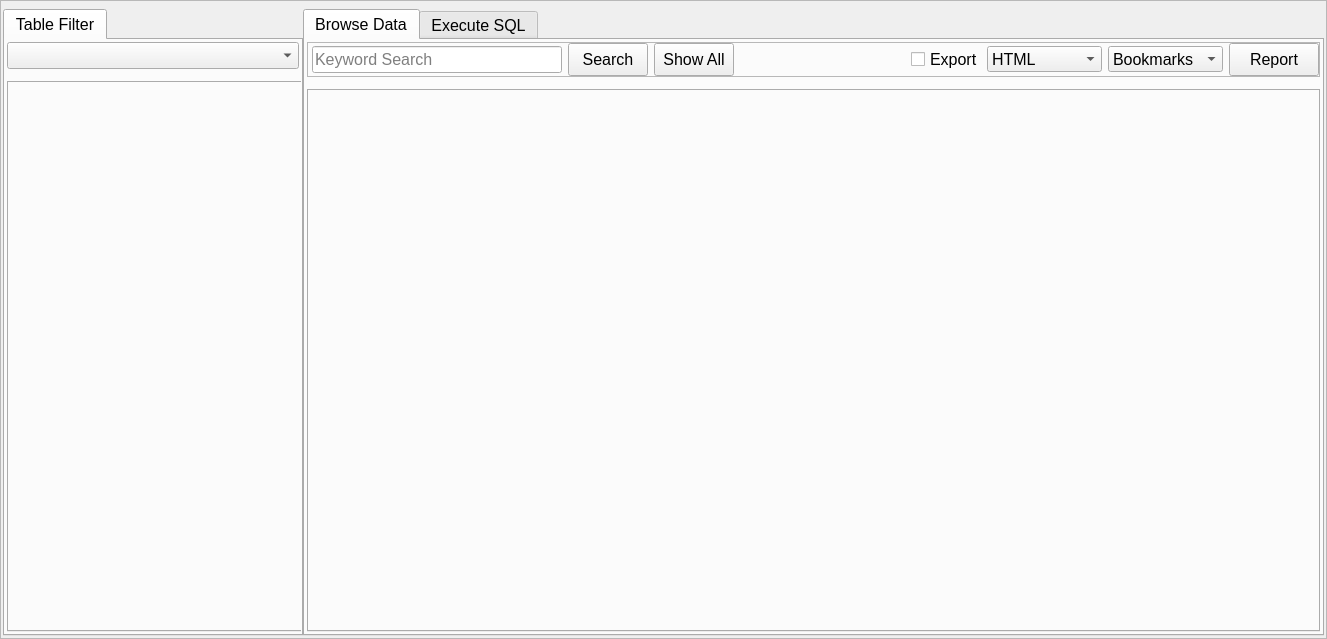
<?xml version="1.0" encoding="UTF-8"?>
<ui version="4.0">
 <class>sqlite_viewer</class>
 <widget class="QFrame" name="sqlite_viewer">
  <property name="geometry">
   <rect>
    <x>0</x>
    <y>0</y>
    <width>1327</width>
    <height>639</height>
   </rect>
  </property>
  <property name="windowTitle">
   <string>Frame</string>
  </property>
  <property name="frameShape">
   <enum>QFrame::StyledPanel</enum>
  </property>
  <property name="frameShadow">
   <enum>QFrame::Raised</enum>
  </property>
  <layout class="QHBoxLayout" name="horizontalLayout_2">
   <property name="spacing">
    <number>0</number>
   </property>
   <property name="leftMargin">
    <number>2</number>
   </property>
   <property name="topMargin">
    <number>8</number>
   </property>
   <property name="rightMargin">
    <number>2</number>
   </property>
   <property name="bottomMargin">
    <number>2</number>
   </property>
   <item>
    <widget class="QTabWidget" name="tabWidget">
     <property name="maximumSize">
      <size>
       <width>300</width>
       <height>16777215</height>
      </size>
     </property>
     <property name="font">
      <font>
       <pointsize>12</pointsize>
      </font>
     </property>
     <property name="styleSheet">
      <string notr="true"/>
     </property>
     <property name="elideMode">
      <enum>Qt::ElideRight</enum>
     </property>
     <widget class="QWidget" name="tabWidgetPage1">
      <attribute name="title">
       <string>Table Filter</string>
      </attribute>
      <layout class="QVBoxLayout" name="verticalLayout">
       <property name="spacing">
        <number>12</number>
       </property>
       <property name="leftMargin">
        <number>2</number>
       </property>
       <property name="topMargin">
        <number>2</number>
       </property>
       <property name="rightMargin">
        <number>2</number>
       </property>
       <property name="bottomMargin">
        <number>2</number>
       </property>
       <item>
        <widget class="QComboBox" name="comboBox_dbtables_selection">
         <property name="minimumSize">
          <size>
           <width>0</width>
           <height>27</height>
          </size>
         </property>
        </widget>
       </item>
       <item>
        <widget class="QTabWidget" name="tabWidget_FilterViewSearch">
         <property name="minimumSize">
          <size>
           <width>300</width>
           <height>0</height>
          </size>
         </property>
         <property name="maximumSize">
          <size>
           <width>300</width>
           <height>16777215</height>
          </size>
         </property>
         <property name="styleSheet">
          <string notr="true"/>
         </property>
        </widget>
       </item>
      </layout>
     </widget>
    </widget>
   </item>
   <item>
    <widget class="QTabWidget" name="tabWidget">
     <property name="maximumSize">
      <size>
       <width>67589</width>
       <height>16777215</height>
      </size>
     </property>
     <property name="font">
      <font>
       <pointsize>12</pointsize>
      </font>
     </property>
     <property name="currentIndex">
      <number>0</number>
     </property>
     <widget class="QWidget" name="tab">
      <attribute name="title">
       <string>Browse Data</string>
      </attribute>
      <layout class="QVBoxLayout" name="verticalLayout_2">
       <property name="spacing">
        <number>12</number>
       </property>
       <property name="leftMargin">
        <number>2</number>
       </property>
       <property name="topMargin">
        <number>2</number>
       </property>
       <property name="rightMargin">
        <number>2</number>
       </property>
       <property name="bottomMargin">
        <number>2</number>
       </property>
       <item>
        <widget class="QFrame" name="frame">
         <property name="minimumSize">
          <size>
           <width>0</width>
           <height>35</height>
          </size>
         </property>
         <property name="maximumSize">
          <size>
           <width>16777215</width>
           <height>35</height>
          </size>
         </property>
         <property name="frameShape">
          <enum>QFrame::StyledPanel</enum>
         </property>
         <property name="frameShadow">
          <enum>QFrame::Raised</enum>
         </property>
         <layout class="QHBoxLayout" name="horizontalLayout">
          <property name="spacing">
           <number>-1</number>
          </property>
          <property name="leftMargin">
           <number>4</number>
          </property>
          <property name="topMargin">
           <number>0</number>
          </property>
          <property name="rightMargin">
           <number>0</number>
          </property>
          <property name="bottomMargin">
           <number>0</number>
          </property>
          <item>
           <widget class="QLineEdit" name="lineEdit_search">
            <property name="minimumSize">
             <size>
              <width>250</width>
              <height>0</height>
             </size>
            </property>
            <property name="maximumSize">
             <size>
              <width>240</width>
              <height>16777215</height>
             </size>
            </property>
            <property name="font">
             <font>
              <pointsize>12</pointsize>
             </font>
            </property>
            <property name="styleSheet">
             <string notr="true"/>
            </property>
            <property name="placeholderText">
             <string>Keyword Search</string>
            </property>
            <property name="clearButtonEnabled">
             <bool>true</bool>
            </property>
           </widget>
          </item>
          <item>
           <widget class="QPushButton" name="pushButton_search">
            <property name="minimumSize">
             <size>
              <width>80</width>
              <height>0</height>
             </size>
            </property>
            <property name="maximumSize">
             <size>
              <width>16777215</width>
              <height>56565</height>
             </size>
            </property>
            <property name="font">
             <font>
              <pointsize>12</pointsize>
             </font>
            </property>
            <property name="styleSheet">
             <string notr="true"/>
            </property>
            <property name="text">
             <string>Search</string>
            </property>
           </widget>
          </item>
          <item>
           <widget class="QPushButton" name="pushButton_show_all">
            <property name="minimumSize">
             <size>
              <width>80</width>
              <height>20</height>
             </size>
            </property>
            <property name="maximumSize">
             <size>
              <width>16777215</width>
              <height>6567567</height>
             </size>
            </property>
            <property name="font">
             <font>
              <pointsize>12</pointsize>
             </font>
            </property>
            <property name="styleSheet">
             <string notr="true"/>
            </property>
            <property name="text">
             <string>Show All</string>
            </property>
           </widget>
          </item>
          <item>
           <spacer name="horizontalSpacer_2">
            <property name="orientation">
             <enum>Qt::Horizontal</enum>
            </property>
            <property name="sizeHint" stdset="0">
             <size>
              <width>158</width>
              <height>18</height>
             </size>
            </property>
           </spacer>
          </item>
          <item>
           <widget class="QCheckBox" name="checkBox_export">
            <property name="minimumSize">
             <size>
              <width>70</width>
              <height>0</height>
             </size>
            </property>
            <property name="maximumSize">
             <size>
              <width>70</width>
              <height>16777215</height>
             </size>
            </property>
            <property name="font">
             <font>
              <pointsize>12</pointsize>
             </font>
            </property>
            <property name="text">
             <string>Export</string>
            </property>
           </widget>
          </item>
          <item>
           <widget class="QComboBox" name="comboBox_report_type_selection">
            <property name="minimumSize">
             <size>
              <width>115</width>
              <height>26</height>
             </size>
            </property>
            <property name="maximumSize">
             <size>
              <width>115</width>
              <height>26</height>
             </size>
            </property>
            <property name="font">
             <font>
              <pointsize>12</pointsize>
             </font>
            </property>
            <item>
             <property name="text">
              <string>HTML</string>
             </property>
            </item>
            <item>
             <property name="text">
              <string>PDF</string>
             </property>
            </item>
            <item>
             <property name="text">
              <string>CSV</string>
             </property>
            </item>
            <item>
             <property name="text">
              <string>XML</string>
             </property>
            </item>
           </widget>
          </item>
          <item>
           <widget class="QComboBox" name="comboBox_report_content_selection">
            <property name="minimumSize">
             <size>
              <width>115</width>
              <height>26</height>
             </size>
            </property>
            <property name="maximumSize">
             <size>
              <width>115</width>
              <height>26</height>
             </size>
            </property>
            <property name="font">
             <font>
              <pointsize>12</pointsize>
             </font>
            </property>
            <item>
             <property name="text">
              <string>Bookmarks</string>
             </property>
            </item>
            <item>
             <property name="text">
              <string>Full</string>
             </property>
            </item>
            <item>
             <property name="text">
              <string>Screen Items</string>
             </property>
            </item>
           </widget>
          </item>
          <item>
           <widget class="QPushButton" name="pushButton_generate_report">
            <property name="minimumSize">
             <size>
              <width>90</width>
              <height>21</height>
             </size>
            </property>
            <property name="maximumSize">
             <size>
              <width>100</width>
              <height>567567</height>
             </size>
            </property>
            <property name="font">
             <font>
              <pointsize>12</pointsize>
             </font>
            </property>
            <property name="focusPolicy">
             <enum>Qt::WheelFocus</enum>
            </property>
            <property name="styleSheet">
             <string notr="true"/>
            </property>
            <property name="text">
             <string>Report</string>
            </property>
            <property name="flat">
             <bool>false</bool>
            </property>
           </widget>
          </item>
         </layout>
        </widget>
       </item>
       <item>
        <widget class="QTabWidget" name="tabWidget_main_data_panel">
         <property name="styleSheet">
          <string notr="true"> QTabBar::close-button {
     image: url(../icons/signs/cancel.png);
     subcontrol-position: left;
 }</string>
         </property>
         <property name="currentIndex">
          <number>-1</number>
         </property>
         <property name="tabsClosable">
          <bool>true</bool>
         </property>
        </widget>
       </item>
      </layout>
     </widget>
     <widget class="QWidget" name="tab_2">
      <attribute name="title">
       <string>Execute SQL</string>
      </attribute>
      <layout class="QVBoxLayout" name="verticalLayout_7">
       <property name="spacing">
        <number>2</number>
       </property>
       <property name="leftMargin">
        <number>2</number>
       </property>
       <property name="topMargin">
        <number>2</number>
       </property>
       <property name="rightMargin">
        <number>2</number>
       </property>
       <property name="bottomMargin">
        <number>2</number>
       </property>
       <item>
        <layout class="QVBoxLayout" name="verticalLayout_6">
         <property name="spacing">
          <number>0</number>
         </property>
         <item>
          <widget class="QTextEdit" name="textEdit_query_insert">
           <property name="minimumSize">
            <size>
             <width>0</width>
             <height>160</height>
            </size>
           </property>
           <property name="maximumSize">
            <size>
             <width>16777215</width>
             <height>160</height>
            </size>
           </property>
           <property name="styleSheet">
            <string notr="true"/>
           </property>
          </widget>
         </item>
         <item>
          <layout class="QHBoxLayout" name="horizontalLayout_14">
           <item>
            <widget class="QPushButton" name="pushButton_execute_query">
             <property name="minimumSize">
              <size>
               <width>110</width>
               <height>20</height>
              </size>
             </property>
             <property name="maximumSize">
              <size>
               <width>890898</width>
               <height>897988</height>
              </size>
             </property>
             <property name="styleSheet">
              <string notr="true"/>
             </property>
             <property name="text">
              <string>Execute Query</string>
             </property>
            </widget>
           </item>
           <item>
            <spacer name="horizontalSpacer_4">
             <property name="orientation">
              <enum>Qt::Horizontal</enum>
             </property>
             <property name="sizeHint" stdset="0">
              <size>
               <width>10</width>
               <height>20</height>
              </size>
             </property>
            </spacer>
           </item>
           <item>
            <widget class="QLabel" name="label_message">
             <property name="minimumSize">
              <size>
               <width>300</width>
               <height>0</height>
              </size>
             </property>
             <property name="text">
              <string/>
             </property>
            </widget>
           </item>
           <item>
            <spacer name="horizontalSpacer_3">
             <property name="orientation">
              <enum>Qt::Horizontal</enum>
             </property>
             <property name="sizeHint" stdset="0">
              <size>
               <width>40</width>
               <height>20</height>
              </size>
             </property>
            </spacer>
           </item>
          </layout>
         </item>
         <item>
          <layout class="QVBoxLayout" name="verticalLayout_5">
           <property name="spacing">
            <number>0</number>
           </property>
           <item>
            <widget class="QTableWidget" name="tableWidget_query_execution">
             <property name="enabled">
              <bool>true</bool>
             </property>
             <property name="styleSheet">
              <string notr="true">QTableView {
     selection-background-color: #777777;
 }
</string>
             </property>
             <property name="editTriggers">
              <set>QAbstractItemView::NoEditTriggers</set>
             </property>
             <property name="alternatingRowColors">
              <bool>true</bool>
             </property>
             <property name="selectionMode">
              <enum>QAbstractItemView::ExtendedSelection</enum>
             </property>
             <property name="selectionBehavior">
              <enum>QAbstractItemView::SelectRows</enum>
             </property>
             <property name="showGrid">
              <bool>false</bool>
             </property>
             <attribute name="horizontalHeaderStretchLastSection">
              <bool>true</bool>
             </attribute>
             <attribute name="verticalHeaderDefaultSectionSize">
              <number>24</number>
             </attribute>
             <attribute name="verticalHeaderStretchLastSection">
              <bool>false</bool>
             </attribute>
            </widget>
           </item>
           <item>
            <layout class="QHBoxLayout" name="horizontalLayout_7">
             <property name="spacing">
              <number>14</number>
             </property>
             <item>
              <widget class="QLabel" name="label_query_changes">
               <property name="minimumSize">
                <size>
                 <width>600</width>
                 <height>0</height>
                </size>
               </property>
               <property name="text">
                <string/>
               </property>
              </widget>
             </item>
             <item>
              <spacer name="horizontalSpacer">
               <property name="orientation">
                <enum>Qt::Horizontal</enum>
               </property>
               <property name="sizeHint" stdset="0">
                <size>
                 <width>40</width>
                 <height>20</height>
                </size>
               </property>
              </spacer>
             </item>
             <item>
              <widget class="QComboBox" name="comboBox_report_type_selection_execute_query">
               <property name="minimumSize">
                <size>
                 <width>115</width>
                 <height>27</height>
                </size>
               </property>
               <property name="maximumSize">
                <size>
                 <width>115</width>
                 <height>27</height>
                </size>
               </property>
               <item>
                <property name="text">
                 <string>HTML</string>
                </property>
               </item>
               <item>
                <property name="text">
                 <string>PDF</string>
                </property>
               </item>
               <item>
                <property name="text">
                 <string>CSV</string>
                </property>
               </item>
               <item>
                <property name="text">
                 <string>XML</string>
                </property>
               </item>
              </widget>
             </item>
             <item>
              <widget class="QPushButton" name="pushButton_generate_report_execute_query">
               <property name="minimumSize">
                <size>
                 <width>80</width>
                 <height>20</height>
                </size>
               </property>
               <property name="maximumSize">
                <size>
                 <width>16777215</width>
                 <height>16777215</height>
                </size>
               </property>
               <property name="styleSheet">
                <string notr="true"/>
               </property>
               <property name="text">
                <string>Report</string>
               </property>
              </widget>
             </item>
            </layout>
           </item>
          </layout>
         </item>
        </layout>
       </item>
      </layout>
     </widget>
    </widget>
   </item>
  </layout>
 </widget>
 <resources/>
 <connections/>
</ui>
